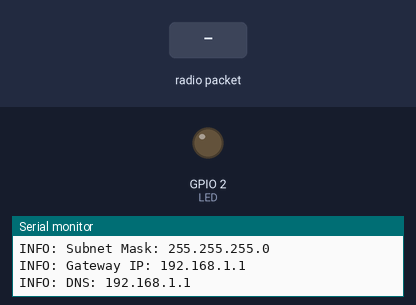
This program was run on a simulated ESP32. On the bench: output pins drawn as LEDs (lit = HIGH), the last lines printed to the serial monitor. The test bench sets the inputs (shaded band). WiFi joins after 1.5 s; servers stay silent unless stated; network time is answered at once with the bench clock; the local clock reads 2024-03-15 10:24:30 at power-on unless the program sets it; no radio packets arrive unless stated; no MQTT or app messages arrive unless stated.

Above: at 3.3 s.
3.4 s: radio packet "1" arrives
At 3.7 s:
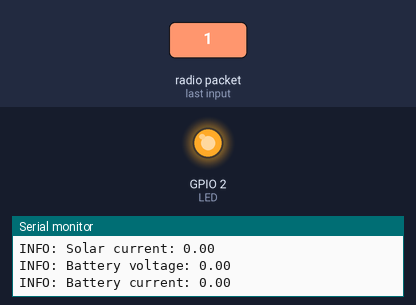
Timing chart, 0 to 6.4 s (numbered marks = the images above; inputs shaded):
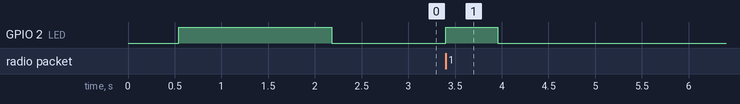

The program:

main.cpp
```cpp
#include <Arduino.h>
#include <SPI.h>
#include <LoRa.h>
#include <ArduinoJson.h>
#include <esp_task_wdt.h>
#include <PubSubClient.h>
#include "configuration.h"

//used digital pins:
#define SCK 5                       //for lora module
#define MISO 19                     //for lora module
#define MOSI 27                     //for lora module
#define SS 18                       //for lora module
#define RST 14                      //for lora module
#define DIO0 26                     //for lora module
#define LED 2

//debug variable
bool debug = true;

//global variables
String received = "";
WiFiClient WIFIClient;
PubSubClient MQTTClient(WIFIClient);
int timestamp = 0;
int counter = 1;                    //debug
float BMETemperature = -50.0;
float BMEHumidity = 0.0;
float BMEPressure = 0.0;
unsigned long id = 0;
float windSpeed = -1.0;
float windGust = -1.0;
float UVIndex = 0.0;
float windDir = -1.0;
float rain = -1.0;
int rxCheckPercent = -1;
float solVolt = 0.0;
float solAmp = 0.0;
float battVolt = 0.0;
float battAmp = 0.0;
bool txBatteryStatus = false;
bool batteryStatus1 = false;

//function to connect to lora
void lora_connection() {
  //setup LoRa transceiver module
  SPI.begin(SCK,MISO,MOSI,SS);
  LoRa.setPins(SS, RST, DIO0);

  //replace the LoRa.begin(---E-) argument with your location's frequency
  //433E6 for Asia
  //866E6 for Europe
  //915E6 for North America
  if(debug)
    Serial.println("INFO: Wait LoRa Begin...");
  while (!LoRa.begin(433E6)) {
    if(debug)
      Serial.println(".");
    delay(500);
  }

  //Change sync word (0xF3) to match the sender
  //The sync word assures you don't get LoRa messages from other LoRa transceivers
  //ranges from 0-0xFF
  LoRa.setSyncWord(0xF3);
  LoRa.enableCrc();
  if(debug)
    Serial.println("INFO: LoRa Initializing OK!!!");
  delay(500);
}

//function to connect to WiFi
void wifi_connection() {
  digitalWrite(LED, HIGH);
  if (!WiFi.config(ipaddress, gateway, subnet, dns1, dns2)) {
    if(debug)
      Serial.println("ERROR: STA Failed to configure");
  }

  if(debug){
    Serial.print("INFO: Connecting to ");
    Serial.println(SSID);
  }

  WiFi.begin(SSID, password);

  while (WiFi.status() != WL_CONNECTED) {
    delay(500);
    if(debug)
      Serial.print(".");
  }

  if(debug){
    Serial.println("");
    Serial.println("INFO: WiFi connected!!!");
    Serial.print("INFO: IP address: ");
    Serial.println(WiFi.localIP());
    Serial.print("INFO: ESP Mac Address: ");
    Serial.println(WiFi.macAddress());
    Serial.print("INFO: Subnet Mask: ");
    Serial.println(WiFi.subnetMask());
    Serial.print("INFO: Gateway IP: ");
    Serial.println(WiFi.gatewayIP());
    Serial.print("INFO: DNS: ");
    Serial.println(WiFi.dnsIP());
  }
  digitalWrite(LED, LOW);
}

boolean parseJson(int packetSize){

  if(debug){
    //print incoming packet size
    Serial.print("INFO: Incoming packet size: ");
    Serial.println(packetSize);
  }

  received = "";

  //read the incoming packet
  for (int i = 0; i < packetSize; i++) {
    received = received + (char)LoRa.read();
  }

  //print the incoming packet with RSSI
  rxCheckPercent = LoRa.packetRssi();
  if(debug){
    Serial.print("INFO: Received packet '");
    Serial.print(received);
    Serial.print("' with RSSI ");
    Serial.println(rxCheckPercent);
  }

  //map rssi value to percentage
  rxCheckPercent = map(rxCheckPercent, -145, -30, 0, 100);

  StaticJsonDocument<300> data;

  //convert incoming string in json object using ArduinoJson.h library
  DeserializationError error = deserializeJson(data, received);
  if (error) {
    if(debug){
      Serial.print(F("ERROR: deserializeJson() failed: "));
      Serial.println(error.f_str());
    }
    return false;
  }

  //extract sensors values from json object
  id = data["id"];
  solVolt = data["sv"];
  battVolt = data["cbv"];
  solAmp = data["cs"];
  battAmp = data["cb"];
  BMETemperature = data["ot"];
  BMEHumidity = data["oh"];
  BMEPressure = data["p"];
  windSpeed = data["ws"];
  windDir = data["wd"];
  UVIndex = data["uv"];
  rain = data["r"];
  txBatteryStatus = data["tbs"];
  batteryStatus1 = data["bs1"];

  if(debug){
    Serial.print("INFO: ID mes: ");
    Serial.println(id);
    Serial.print("INFO: BME Temp: ");
    Serial.println(BMETemperature);
    Serial.print("INFO: BME Hum: ");
    Serial.println(BMEHumidity);
    Serial.print("INFO: BME Press: ");
    Serial.println(BMEPressure);
    Serial.print("INFO: Wind speed: ");
    Serial.println(windSpeed);
    Serial.print("INFO: Wind dir: ");
    Serial.println(windDir);
    Serial.print("INFO: UV Index: ");
    Serial.println(UVIndex);
    Serial.print("INFO: Rain: ");
    Serial.println(rain);
    Serial.print("INFO: Signal quality: ");
    Serial.println(rxCheckPercent);
    Serial.print("INFO: Solar voltage: ");
    Serial.println(solVolt);
    Serial.print("INFO: Solar current: ");
    Serial.println(solAmp);
    Serial.print("INFO: Battery voltage: ");
    Serial.println(battVolt);
    Serial.print("INFO: Battery current: ");
    Serial.println(battAmp);
    Serial.print("INFO: Battery voltage > 3.65: ");
    Serial.println(txBatteryStatus);
    Serial.print("INFO: Battery in charging: ");
    Serial.println(batteryStatus1);

    //debug counter
    Serial.print("INFO: Received packet: ");
    Serial.println(counter);
  }
  counter++;

  return true;
}

//function to connect the client to MQTT Broker
void mqtt_connection(){
  MQTTClient.setServer(MQTTServer, MQTTPort);

  while (!MQTTClient.connected()){
    if(debug)
      Serial.print("INFO: Connecting to MQTT...");

    if (MQTTClient.connect("Gateway", MQTTUsername, MQTTPassword)){
      if(debug)
        Serial.println("connected");
    }
    else{
      if(debug){
        Serial.print("ERROR: failed with state ");
        Serial.println(MQTTClient.state());
      }
      delay(500);
    }
  }
}

//function to disconnect the client from MQTT Broker
void mqtt_disconnect(){
  MQTTClient.disconnect();
  if(debug)
    Serial.println("INFO: Disconnected from MQTT Server");
}

boolean sendToMQTTBroker(){
  //connect to MQTT Broker
  mqtt_connection();

  //insert sensor values on json object
  StaticJsonDocument<300> data;
  data["sv"] = solVolt;
  data["cbv"] = battVolt;
  data["cs"] = solAmp;
  data["cb"] = battAmp;
  data["ot"] = BMETemperature;
  data["oh"] = BMEHumidity;
  data["p"] = BMEPressure;
  data["ws"] = windSpeed;
  data["wd"] = windDir;
  data["uv"] = UVIndex;
  data["r"] = rain;
  data["tbs"] = txBatteryStatus;
  data["bs1"] = batteryStatus1;
  data["rcp"] = rxCheckPercent;

  //add timestamp to json string
  while(timeClient.update() == false){
    if(debug)
      Serial.println("WARN: Waiting time from NTP Server");
  }
  timestamp = timeClient.getEpochTime();

  data["dt"] = timestamp;

  //publish json string to MQTT Broker
  char buffer[256];
  serializeJson(data, buffer);

  size_t len = strlen(buffer);
  if(debug){
    Serial.print("INFO: MQTT array size: ");
    Serial.println(len);
  }

  if(MQTTClient.publish(MQTTTopic, buffer)){
    if(debug)
      Serial.println("INFO: MQTT packet sent");
    //disconnect from MQTT Broker
    mqtt_disconnect();
    return true;
  }
  else{
    if(debug)
      Serial.println("ERROR: MQTT packet NOT sent");
    //disconnect from MQTT Broker
    mqtt_disconnect();
    return false;
  }
}

void setup() {
  //initialize Serial Monitor
  Serial.begin(9600);
  while (!Serial);
  Serial.println();
  Serial.println("Gateway - LoRa weather station by Pasgabriele");

  //enable panic so ESP32 restarts
  esp_task_wdt_init(WDT_TIMEOUT, true);
  esp_task_wdt_add(NULL);           //add current thread to WDT watch

  pinMode(LED, OUTPUT);
  digitalWrite(LED, LOW);

  //lora connection
  lora_connection();

  //wifi connection
  wifi_connection();

  //configure NTP
  timeClient.begin();
}

void loop() {
  // put your main code here, to run repeatedly:
  int packetSize = LoRa.parsePacket();
  if (packetSize){
    //reset WDT every loop
    esp_task_wdt_reset();

    //turn on ESP32 onboard LED when receives packet
    digitalWrite(LED, HIGH);

    if(parseJson(packetSize)){
      //send parsed data to WeeWX via MQTT protocol
      sendToMQTTBroker();
    }

    //turn off ESP32 onboard LED when finish
    digitalWrite(LED, LOW);
  }
}
```

configuration.h
```cpp
#ifndef CONFIGURATION_H
#define CONFIGURATION_H

#include <WiFi.h>
#include <NTPClient.h>

//constant defined
#define WDT_TIMEOUT 20              //in seconds
const char* SSID = "TO_INSERT";
const char* password =  "TO_INSERT";
const char* MQTTServer = "TO_INSERT";
const char* MQTTUsername = "TO_INSERT";
const char* MQTTPassword = "TO_INSERT";
const char* MQTTTopic = "weather";
const int MQTTPort = 12388;

//global variables
IPAddress ipaddress(192, 168, 1, 115);
IPAddress gateway(192, 168, 1, 1);
IPAddress subnet(255, 255, 255, 0);
IPAddress dns1(8, 8, 8, 8);
IPAddress dns2(8, 8, 4, 4);
WiFiUDP ntpUDP;
NTPClient timeClient(ntpUDP, "europe.pool.ntp.org");

#endif
```

Measured:
- after the input at 3.4 s, GPIO 2 (LED): LOW → HIGH at once, → LOW 0.55 s later
